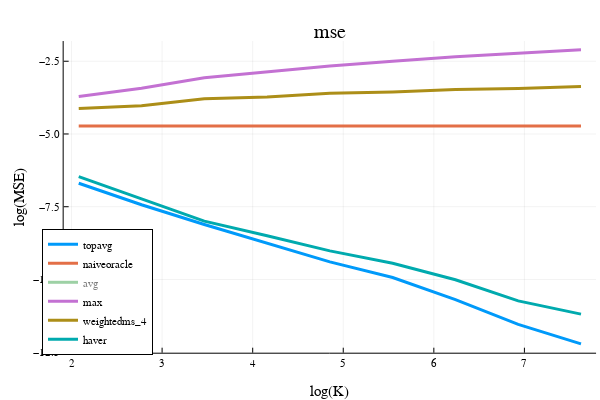

Here is the notebook cell this chart was saved with:
### Code cell
using Plots
plotly()

x = opt.K_ary
i = 1; plot(log.(x), log.(mse[:,i]), label=estimator_names[i], linewidth=3)
i = 2; plot!(log.(x), log.(mse[:,i]), label=estimator_names[i], linewidth=3)
i = 3; plot!(log.(x), log.(mse[:,i]), label=estimator_names[i], linewidth=3) 
i = 4; plot!(log.(x), log.(mse[:,i]), label=estimator_names[i], linewidth=3)
i = 5; plot!(log.(x), log.(mse[:,i]), label=estimator_names[i], linewidth=3)
i = 6; plot!(log.(x), log.(mse[:,i]), label=estimator_names[i], linewidth=3)
plot!(xlabel="log(K)", ylabel="log(MSE)", legend=:bottomleft)  
title!("mse")

### Figure 1 — Plotly figure (JSON) as saved in the notebook; plotly's stock layout.template omitted (floating-point values rounded to 4 significant figures)
{"data": [{"colorbar": {"title": {"text": ""}}, "legendgroup": "topavg", "line": {"color": "rgba(0, 154, 250, 1.000)", "dash": "solid", "shape": "linear", "width": 3}, "mode": "lines", "name": "topavg", "showlegend": true, "type": "scatter", "x": [2.079, 2.773, 3.466, 4.159, 4.852, 5.545, 6.238, 6.931, 7.625], "xaxis": "x", "y": [-6.692, -7.432, -8.112, -8.765, -9.395, -9.933, -10.69, -11.54, -12.21], "yaxis": "y", "zmax": null, "zmin": null}, {"colorbar": {"title": {"text": ""}}, "legendgroup": "naiveoracle", "line": {"color": "rgba(227, 111, 71, 1.000)", "dash": "solid", "shape": "linear", "width": 3}, "mode": "lines", "name": "naiveoracle", "showlegend": true, "type": "scatter", "x": [2.079, 2.773, 3.466, 4.159, 4.852, 5.545, 6.238, 6.931, 7.625], "xaxis": "x", "y": [-4.729, -4.729, -4.729, -4.729, -4.729, -4.729, -4.729, -4.729, -4.729], "yaxis": "y", "zmax": null, "zmin": null}, {"colorbar": {"title": {"text": ""}}, "legendgroup": "avg", "line": {"color": "rgba(62, 164, 78, 1.000)", "dash": "solid", "shape": "linear", "width": 3}, "mode": "lines", "name": "avg", "showlegend": true, "type": "scatter", "visible": "legendonly", "x": [2.079, 2.773, 3.466, 4.159, 4.852, 5.545, 6.238, 6.931, 7.625], "xaxis": "x", "y": [-6.692, -7.432, -8.112, -8.765, -9.395, -9.933, -10.69, -11.54, -12.21], "yaxis": "y", "zmax": null, "zmin": null}, {"colorbar": {"title": {"text": ""}}, "legendgroup": "max", "line": {"color": "rgba(195, 113, 210, 1.000)", "dash": "solid", "shape": "linear", "width": 3}, "mode": "lines", "name": "max", "showlegend": true, "type": "scatter", "x": [2.079, 2.773, 3.466, 4.159, 4.852, 5.545, 6.238, 6.931, 7.625], "xaxis": "x", "y": [-3.711, -3.426, -3.069, -2.87, -2.659, -2.498, -2.347, -2.227, -2.109], "yaxis": "y", "zmax": null, "zmin": null}, {"colorbar": {"title": {"text": ""}}, "legendgroup": "weightedms_4", "line": {"color": "rgba(172, 142, 24, 1.000)", "dash": "solid", "shape": "linear", "width": 3}, "mode": "lines", "name": "weightedms_4", "showlegend": true, "type": "scatter", "x": [2.079, 2.773, 3.466, 4.159, 4.852, 5.545, 6.238, 6.931, 7.625], "xaxis": "x", "y": [-4.122, -4.032, -3.788, -3.73, -3.604, -3.555, -3.474, -3.439, -3.369], "yaxis": "y", "zmax": null, "zmin": null}, {"colorbar": {"title": {"text": ""}}, "legendgroup": "haver", "line": {"color": "rgba(0, 170, 174, 1.000)", "dash": "solid", "shape": "linear", "width": 3}, "mode": "lines", "name": "haver", "showlegend": true, "type": "scatter", "x": [2.079, 2.773, 3.466, 4.159, 4.852, 5.545, 6.238, 6.931, 7.625], "xaxis": "x", "y": [-6.464, -7.221, -7.994, -8.497, -9.017, -9.44, -10.01, -10.74, -11.19], "yaxis": "y", "zmax": null, "zmin": null}], "layout": {"annotations": [{"font": {"color": "rgba(0, 0, 0, 1)", "family": "sans-serif", "size": 20}, "rotation": 0, "showarrow": false, "text": "mse", "x": 0.5498, "xanchor": "center", "xref": "paper", "y": 1, "yanchor": "top", "yref": "paper"}], "height": 400, "legend": {"bgcolor": "rgba(255, 255, 255, 1.000)", "bordercolor": "rgba(0, 0, 0, 1)", "borderwidth": 1, "font": {"color": "rgba(0, 0, 0, 1)", "family": "sans-serif", "size": 11}, "title": {"font": {"color": "rgba(0, 0, 0, 1)", "family": "sans-serif", "size": 15}, "text": ""}, "tracegroupgap": 0, "traceorder": "normal", "x": 0.07, "xanchor": "left", "y": 0.07, "yanchor": "bottom"}, "margin": {"b": 20, "l": 0, "r": 0, "t": 20}, "paper_bgcolor": "rgba(255, 255, 255, 1.000)", "plot_bgcolor": "rgba(255, 255, 255, 1.000)", "showlegend": true, "width": 600, "xaxis": {"anchor": "y", "domain": [0.1061, 0.9934], "gridcolor": "rgba(0, 0, 0, 0.1)", "gridwidth": 0.5, "linecolor": "rgba(0, 0, 0, 1)", "mirror": false, "range": [1.913, 7.791], "showgrid": true, "showline": true, "showticklabels": true, "tickangle": 0, "tickcolor": "rgb(0, 0, 0)", "tickfont": {"color": "rgba(0, 0, 0, 1)", "family": "sans-serif", "size": 11}, "tickmode": "array", "ticks": "inside", "ticktext": ["2", "3", "4", "5", "6", "7"], "tickvals": [2, 3, 4, 5, 6, 7], "title": {"font": {"color": "rgba(0, 0, 0, 1)", "family": "sans-serif", "size": 15}, "text": "log(K)"}, "type": "linear", "visible": true, "zeroline": false, "zerolinecolor": "rgba(0, 0, 0, 1)"}, "yaxis": {"anchor": "x", "domain": [0.07581, 0.9415], "gridcolor": "rgba(0, 0, 0, 0.1)", "gridwidth": 0.5, "linecolor": "rgba(0, 0, 0, 1)", "mirror": false, "range": [-12.52, -1.806], "showgrid": true, "showline": true, "showticklabels": true, "tickangle": 0, "tickcolor": "rgb(0, 0, 0)", "tickfont": {"color": "rgba(0, 0, 0, 1)", "family": "sans-serif", "size": 11}, "tickmode": "array", "ticks": "inside", "ticktext": ["−12.5", "−10.0", "−7.5", "−5.0", "−2.5"], "tickvals": [-12.5, -10, -7.5, -5, -2.5], "title": {"font": {"color": "rgba(0, 0, 0, 1)", "family": "sans-serif", "size": 15}, "text": "log(MSE)"}, "type": "linear", "visible": true, "zeroline": false, "zerolinecolor": "rgba(0, 0, 0, 1)"}}}
